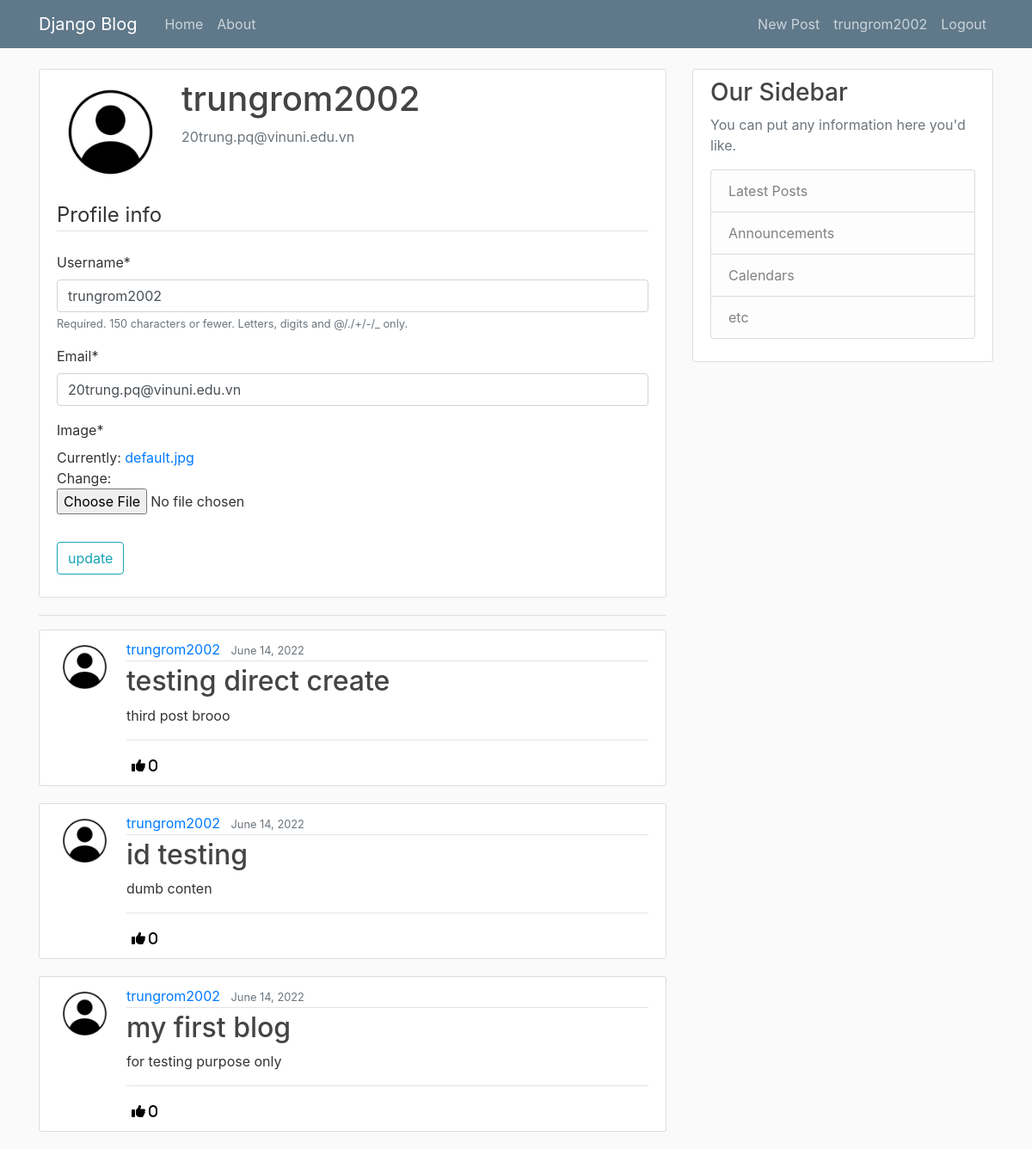
Page /profile (signed in) on the earlier database version.
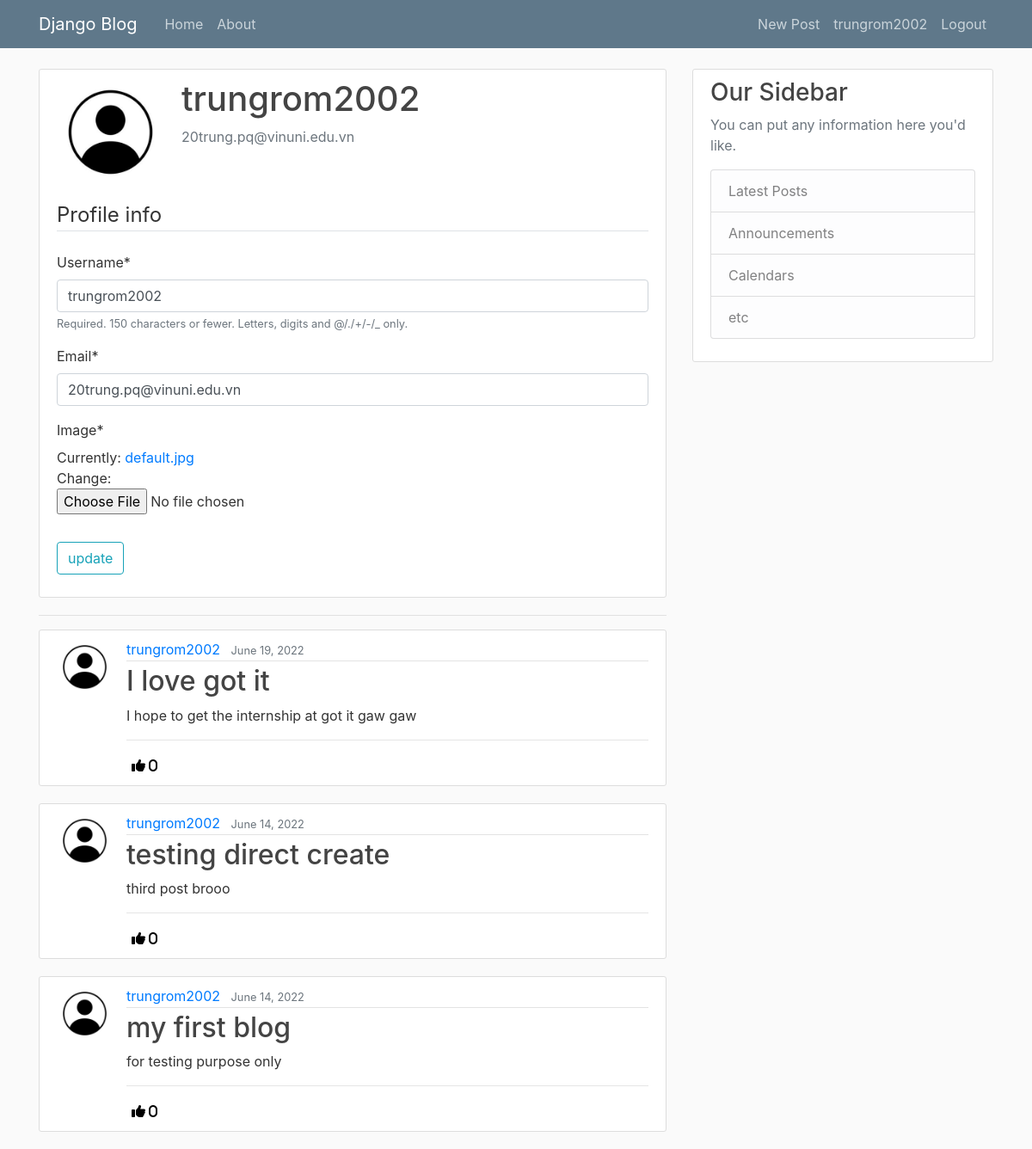
Same page on the later database version.
### users/models.py (models this page shows, shortened)
class Profile(models.Model):
    user = models.OneToOneField(User, on_delete=models.CASCADE)
    image = models.ImageField(default='default.jpg', upload_to='profile_pics')

### blog/models.py (models this page shows, shortened)
class Post(models.Model):
    title = models.CharField(max_length=100)
    content = models.TextField()
    date_posted = models.DateTimeField(default=timezone.now)
    author = models.ForeignKey(User, on_delete=models.CASCADE)
    likes = models.ManyToManyField(User, blank=True, related_name='likes')
    class Meta:
        ordering = ['-id']

### users/views.py (the view)
# urls.py: path('profile', user_views.profile, name='profile'),
@login_required
def profile(request):
    posts = Post.objects.filter(author=request.user)
    if request.method == 'POST':
        u_form = UserUpdateForm(request.POST, instance=request.user)
        p_form = ProfileUpdateForm(request.POST,
                                   request.FILES,
                                   instance=request.user.profile)
        if u_form.is_valid() and p_form.is_valid():
            u_form.save()
            p_form.save()
            messages.success(request, f'Your account has been updated!')
            return redirect('profile')
    else:
        u_form = UserUpdateForm(instance=request.user)
        p_form = ProfileUpdateForm(instance=request.user.profile)
    context = {'u_form': u_form, 'p_form': p_form, 'posts': posts}
    return render(request, 'users/profile.html', context)

### users/form.py
class UserUpdateForm(forms.ModelForm):
    email = forms.EmailField()
    class Meta:
        model = User
        fields = ['username', 'email']

class ProfileUpdateForm(forms.ModelForm):
    class Meta:
        model = Profile
        fields = ['image']

### users/templates/users/profile.html (shortened to what this page needs)
{% extends "blog/base.html" %}
{% load crispy_forms_tags %}
{% block content %}
<div class="content-section">
    <div class="media">
        <img class="rounded-circle account-img" src="{{ user.profile.image.url }}">
        <div class="media-body">
            <h2 class="account-heading">{{ user.username }}</h2>
            <p class="text-secondary">{{ user.email }}</p>
        </div>
    </div>
    <form method="POST" enctype="multipart/form-data">
        <fieldset class="form-group">
            <legend class="border-bottom mb-4">Profile info</legend>
            {{u_form | crispy}}
            {{p_form | crispy}}
        </fieldset>
        <div class="form-group">
            <button class="btn btn-outline-info" type="submit">update</button>
        </div>
    </form>
</div>
<hr>
{% for post in posts %}
<article class="media content-section">
    <img class="rounded-circle article-img" src="{{post.author.profile.image.url}}">
    <div class="media-body">
        <div class="article-metadata">
            <a class="mr-2" href="#">{{ post.author }}</a>
            <small class="text-muted">{{ post.date_posted | date:"F d, Y"}}</small>
        </div>
        <h2><a class="article-title" href="{% url 'post-detail' post.id %}">{{ post.title }}</a></h2>
        <p class="article-content">{{ post.content|slice:":100" }}</p>
        <hr>
        <form method="POST" action="{% url 'like' post.pk %}">
            <button style="background-color:transparent; border:none; box-shadow:none;" type="submit">
                <i class="fa-solid fa-thumbs-up"> {{post.likes.all.count}}</i>
            </button>
        </form>
    </div>
</article>
{%endfor%}
{% endblock content %}

### blog/templates/blog/base.html (shortened to what this page needs)
{% load static %}
<!DOCTYPE html>
<html lang="en">
<head>
    <link rel="stylesheet" href="https://cdn.jsdelivr.net/npm/bootstrap@4.0.0/dist/css/bootstrap.min.css"
>
    <link rel="stylesheet" type="text/css" href="{% static 'blog/main.css'%}">
</head>
<body>
    <header class="site-header">
        <nav class="navbar navbar-expand-md navbar-dark bg-steel fixed-top">
            <div class="container">
                <a class="navbar-brand mr-4" href="/">Django Blog</a>
                <div class="collapse navbar-collapse" id="navbarToggle">
                    <div class="navbar-nav mr-auto">
                        <a class="nav-item nav-link" href="{% url 'redirect' %}">Home</a>
                        <a class="nav-item nav-link" href="{% url 'blog-about' %}">About</a>
                    </div>
                    <div class="navbar-nav">
                        {% if user.is_authenticated %}
                        <a class="nav-item nav-link" href="{% url 'post-create' %}">New Post</a>
                        <a class="nav-item nav-link" href="{% url 'profile' %}">{{user.username}}</a>
                        <a class="nav-item nav-link" href="{% url 'logout' %}">Logout</a>
                        {% else %}
                        <a class="nav-item nav-link" href="{% url 'login' %}">Login</a>
                        <a class="nav-item nav-link" href="{% url 'register' %}">Register</a>
                        {% endif %}
                    </div>
                </div>
            </div>
        </nav>
    </header>
    <main role="main" class="container">
        <div class="row">
            <div class="col-md-8">
                {% block content %}{% endblock %}
            </div>
            <div class="col-md-4">
                <div class="content-section">
                    <h3>Our Sidebar</h3>
                    <p class='text-muted'>You can put any information here you'd like.
                    <ul class="list-group">
                        <li class="list-group-item list-group-item-light">Latest Posts</li>
                        <li class="list-group-item list-group-item-light">Announcements</li>
                        <li class="list-group-item list-group-item-light">Calendars</li>
                        <li class="list-group-item list-group-item-light">etc</li>
                    </ul>
                    </p>
                </div>
            </div>
        </div>
    </main>
</body>
</html>

### blog/static/blog/main.css (style rules this page uses)
body { background: #fafafa; color: #333333; margin-top: 5rem; }
h1, h2, h3, h4, h5, h6 { color: #444444; }
ul { margin: 0; }
.bg-steel { background-color: #5f788a; }
.site-header .navbar-nav .nav-link { color: #cbd5db; }
.content-section { background: #ffffff; padding: 10px 20px; border: 1px solid #dddddd; border-radius: 3px; margin-bottom: 20px; }
.article-title { color: #444444; }
.article-content { white-space: pre-line; }
.article-img { height: 65px; width: 65px; margin-right: 16px; }
.article-metadata { padding-bottom: 1px; margin-bottom: 4px; border-bottom: 1px solid #e3e3e3 }
.account-img { height: 125px; width: 125px; margin-right: 20px; margin-bottom: 16px; }
.account-heading { font-size: 2.5rem; }

Differences in the rows shown:
removed Post: author.profile.image (placeholder picture), author "trungrom2002", date_posted "June 14, 2022", title "id testing", content "dumb conten", likes.all.count "0"
added Post: author.profile.image (placeholder picture), author "trungrom2002", date_posted "June 19, 2022", title "I love got it", content "I hope to get the internship at got it gaw gaw", likes.all.count "0"
